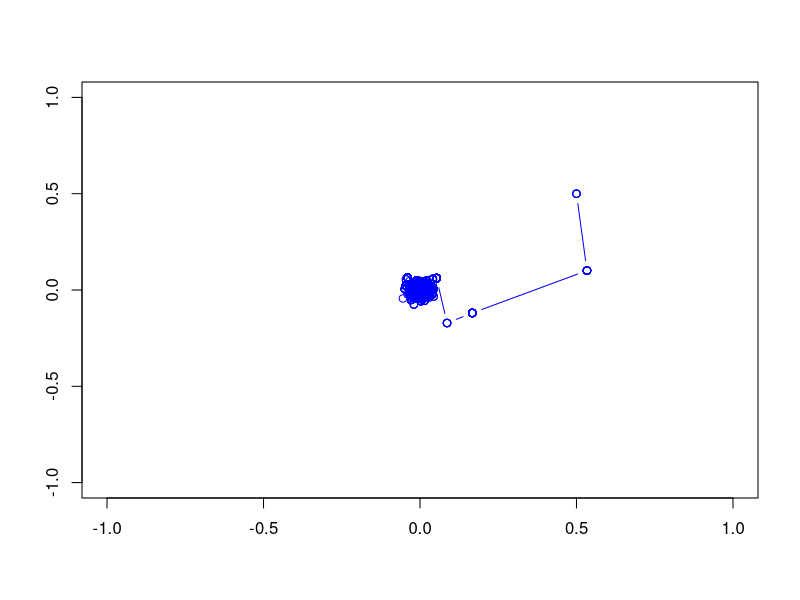
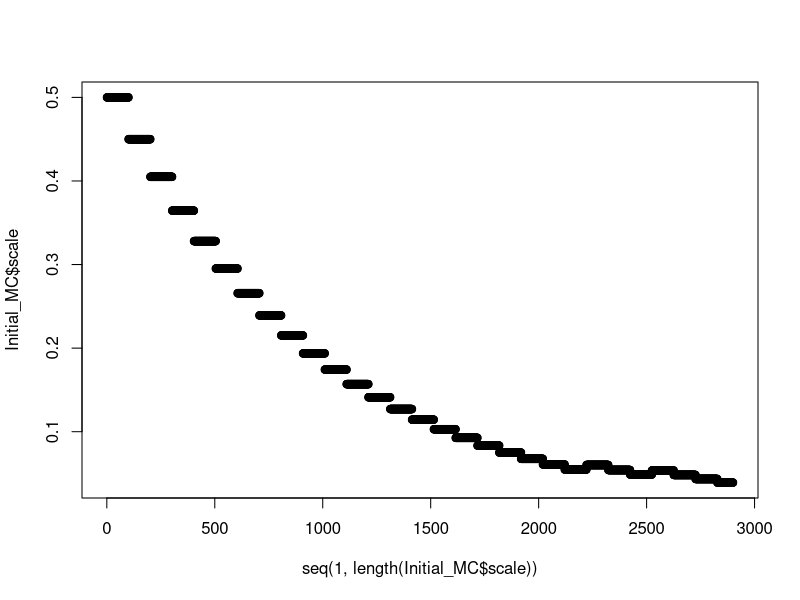
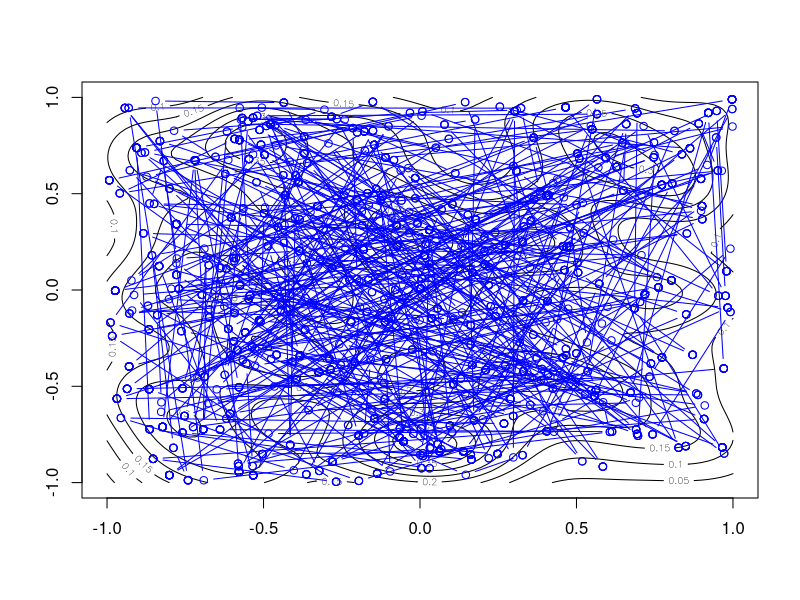
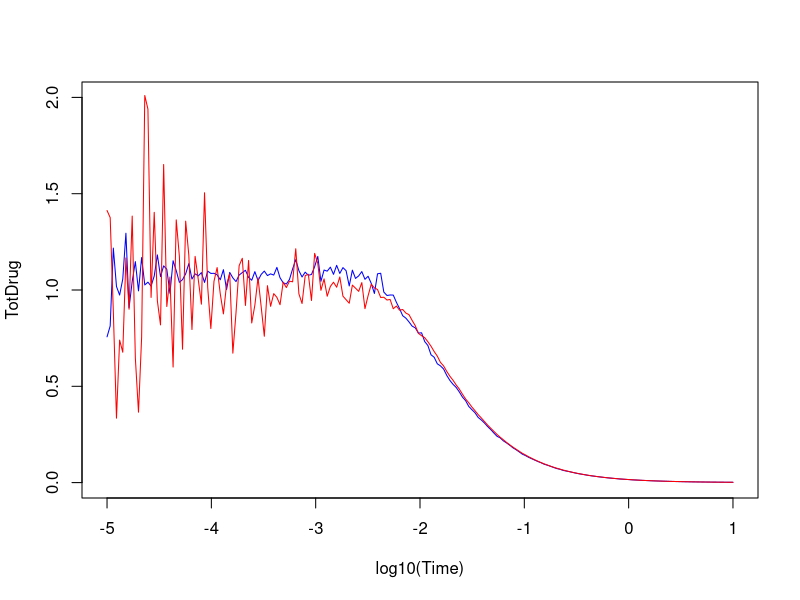

Reproduce these figures in R, in order.
## ---- chunk 1
knitr::opts_chunk$set(echo = TRUE)
## ---- chunk 2
library(MASS) # need kde2d
library(fields) # need interp.surface
## ---- chunk 3
mcmc_2D <- function(ftn, xinit, yinit, xa, xb, yc, yd, n, t) {
  # 2-dimensional Markov Chain Monte Carlo integral of ftn using a chain of length n
  x_old <- xinit
  y_old <- yinit
  f_old <- ftn(c(xinit, yinit), t) 
  nx <- rnorm(n, 0, 1)
  ny <- rnorm(n, 0, 1)
  x <- rep(0,n)
  y <- rep(0,n) 
  fv <- rep(0,n) 
  ps <- rep(0,n) 
  success <- 0
  scount <- 0
  pscale <- 0.5
  for (i in 1:n){
    x_new <- x_old + nx[i]*pscale
    y_new <- y_old + ny[i]*pscale
    f_new <- ftn(c(x_new, y_new), t)
    if(scount >= 100){
      ifelse(success/100 > 0.23, pscale <- pscale*1.1, pscale <- pscale*0.9)
      success <- 0
      scount <- 0
    }else{
      scount <- scount + 1
    }
    ValidXY <- x_new >= xa & x_new <= xb & y_new >= yc & y_new <= yd
    if(ValidXY){
      if(runif(1) < min(1, f_new/f_old)){
        success <- success + 1
        f_old <- f_new
        x_old <- x_new
        y_old <- y_new
      }
    }
    x[i] <- x_old
    y[i] <- y_old
    fv[i] <- f_old
    ps[i] <- pscale
  }
  return(data.frame(x = x, y = y, fxy = fv, scale = ps))
}
## ---- chunk 4
mc_2Dintegral <- function(ftn, xa, xb, yc, yd, n, t) {
  # Monte Carlo integral of ftn using a sample of size n in each dimension
  ux <- runif(n, xa, xb)
  uy <- runif(n, yc, yd)
  xysample <- data.frame(x = ux, y = uy)
  x <- apply(xysample, 1, function(z) ftn(z, t))
  # each point is sampled with equal probability so can just take the mean of x
  return(mean(x)*(xb-xa)*(yd-yc))
}
## ---- chunk 5
# Units should be micromole/cm^3
Conc <- function(ns, time){
  Mo <- 1 # micromole
  zslab <- 0.5 # cm
  D <- 20 # cm^2/sec
  r2 <- ns[1]^2 + ns[2]^2
  val <- ((zslab * Mo)/(4* pi * D * time * zslab))*exp(-r2/(4*D*time))
  return(val)
}
## ---- chunk 6
# Plot how much "drug" is left within region as a function of time
TotDrugMC <- rep(0, 200)
TotDrug <- rep(0, 200)
Time <- rep(0, 200)
xa <- -1
xb <- 1
yc <- -1
yd <- 1

# Let's save the first one and then do the rest
i <- 1

Time[i] <- 10^(-5 + (i-1)*6/199)
MC <- mcmc_2D(Conc, 0.5, 0.5, xa, xb, yc, yd, 2900, Time[i])
#plot(tmp$x, tmp$y, ylim = c(yc, yd), xlim = c(xa, xb))
Thin_MC <- MC[seq(1000,length(MC$fxy), by = 1),]

Initial_MC <- MC
# Estimate 2-dimensional density of sampled points, this gives the density at defined grid points. 
DE2d <- kde2d(Thin_MC$x, Thin_MC$y, n = 100, lims = c(xa, xb, yc, yd))

InitialDE2d <- DE2d
# Interpolate the 2-dimensional density to estimate the density for each sampled point
Thin_MC$z <- fields::interp.surface(DE2d, data.frame(x = Thin_MC$x, y = Thin_MC$y))
# As the density is determined at defined grid points, we want to find what fraction of the area has non-zero density values and assume all other regions are zero
FractionSampled <- length(DE2d$z[DE2d$z >= min(Thin_MC$z)])/length(DE2d$z)
# Multiply the function evaluated at that point by weight of 1/density of points and divide by sum of weighting
# Generic MC assumes that weight for each sample is one and then the sum of weights is equal to n
TotDrug[i] <- sum(Thin_MC$fxy / Thin_MC$z) * FractionSampled * (xb - xa) * (yd - yc)/sum(1/Thin_MC$z)
TotDrugMC[i] <- mc_2Dintegral(Conc, xa, xb, yc, yd, 1900, Time[i])

for (i in 2:200){
  Time[i] <- 10^(-5 + (i-1)*6/199)
  MC <- mcmc_2D(Conc, 0.1, 0.1, xa, xb, yc, yd, 2900, Time[i])
  #plot(tmp$x, tmp$y, ylim = c(yc, yd), xlim = c(xa, xb))
  Thin_MC <- MC[seq(1000,length(MC$fxy), by = 1),]
  # Estimate 2-dimensional density of sampled points
  DE2d <- kde2d(Thin_MC$x, Thin_MC$y, n = 100, lims = c(xa, xb, yc, yd))
  # Interpolate the 2-dimensional density to estimate the density for each sampled point
  Thin_MC$z <- fields::interp.surface(DE2d, data.frame(x = Thin_MC$x, y = Thin_MC$y))
  # Integrate over sampled area as all other regions are assumed to be zero
  FractionSampled <- length(DE2d$z[DE2d$z >= min(Thin_MC$z)])/length(DE2d$z)
  # Multiply the function evaluated at that point by weight of 1/density of points and divide by sum of weighting
  # Generic MC assumes that weight for each sample is one and then the sum of weights is equal to n
  TotDrug[i] <- sum(Thin_MC$fxy / Thin_MC$z) * FractionSampled * (xb - xa) * (yd - yc)/sum(1/Thin_MC$z)
  TotDrugMC[i] <- mc_2Dintegral(Conc, xa, xb, yc, yd, 1900, Time[i])
}
## ---- chunk 7
contour(InitialDE2d)
lines(Initial_MC$x, Initial_MC$y, col = "blue", type = "b")
## ---- chunk 8
plot(seq(1,length(Initial_MC$scale)), Initial_MC$scale)
## ---- chunk 9
contour(DE2d)
lines(Thin_MC$x, Thin_MC$y, col = "blue", type = "b")
## ---- chunk 10
# Each point in space is not sampled equally but sampled according to it's concentration
plot(log10(Time), TotDrug, ylim = c(0, 2), type ="l", col = "blue")
lines(log10(Time), TotDrugMC, col = "red")
